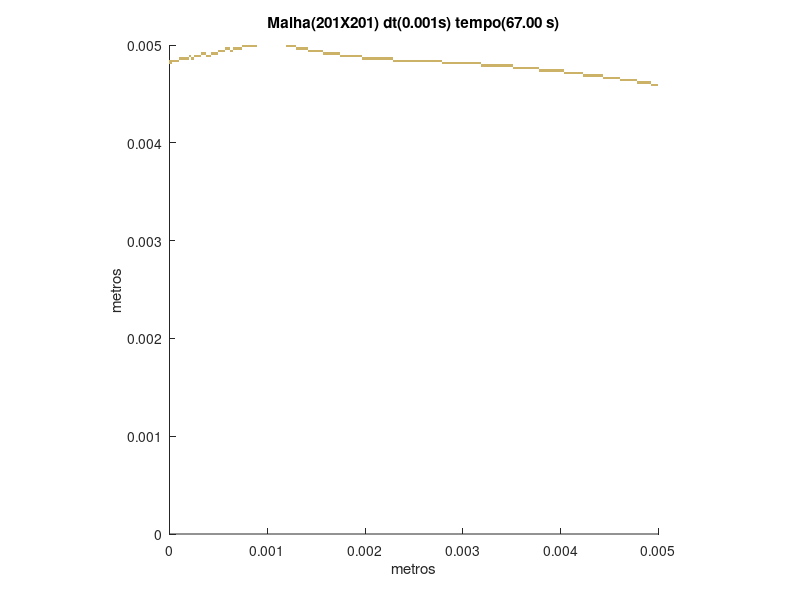

This figure's MATLAB source:
set (gca,'PlotBoxAspectRatio',[1 1 1],'Xlim',[0,0.005],'Ylim',[0,0.005])
hold on
title('Malha(201X201) dt(0.001s) tempo(67.00 s)')
hold on
ylabel('metros')
hold on
xlabel('metros')
hold on

fill([0.00492537313432836 0.00492537313432836 0.00495024875621891 0.00495024875621891],[0.0045771144278607 0.00460199004975124 0.00460199004975124 0.0045771144278607],[0.8,0.7,0.4],'LineStyle','none')

fill([0.00495024875621891 0.00495024875621891 0.00497512437810945 0.00497512437810945],[0.0045771144278607 0.00460199004975124 0.00460199004975124 0.0045771144278607],[0.8,0.7,0.4],'LineStyle','none')

fill([0.00497512437810945 0.00497512437810945 0.005 0.005],[0.0045771144278607 0.00460199004975124 0.00460199004975124 0.0045771144278607],[0.8,0.7,0.4],'LineStyle','none')

fill([0.00477611940298507 0.00477611940298507 0.00480099502487562 0.00480099502487562],[0.00460199004975124 0.00462686567164179 0.00462686567164179 0.00460199004975124],[0.8,0.7,0.4],'LineStyle','none')

fill([0.00480099502487562 0.00480099502487562 0.00482587064676617 0.00482587064676617],[0.00460199004975124 0.00462686567164179 0.00462686567164179 0.00460199004975124],[0.8,0.7,0.4],'LineStyle','none')

fill([0.00482587064676617 0.00482587064676617 0.00485074626865672 0.00485074626865672],[0.00460199004975124 0.00462686567164179 0.00462686567164179 0.00460199004975124],[0.8,0.7,0.4],'LineStyle','none')

fill([0.00485074626865672 0.00485074626865672 0.00487562189054726 0.00487562189054726],[0.00460199004975124 0.00462686567164179 0.00462686567164179 0.00460199004975124],[0.8,0.7,0.4],'LineStyle','none')

fill([0.00487562189054726 0.00487562189054726 0.00490049751243781 0.00490049751243781],[0.00460199004975124 0.00462686567164179 0.00462686567164179 0.00460199004975124],[0.8,0.7,0.4],'LineStyle','none')

fill([0.00490049751243781 0.00490049751243781 0.00492537313432836 0.00492537313432836],[0.00460199004975124 0.00462686567164179 0.00462686567164179 0.00460199004975124],[0.8,0.7,0.4],'LineStyle','none')

fill([0.00460199004975124 0.00460199004975124 0.00462686567164179 0.00462686567164179],[0.00462686567164179 0.00465174129353234 0.00465174129353234 0.00462686567164179],[0.8,0.7,0.4],'LineStyle','none')

fill([0.00462686567164179 0.00462686567164179 0.00465174129353234 0.00465174129353234],[0.00462686567164179 0.00465174129353234 0.00465174129353234 0.00462686567164179],[0.8,0.7,0.4],'LineStyle','none')

fill([0.00465174129353234 0.00465174129353234 0.00467661691542289 0.00467661691542289],[0.00462686567164179 0.00465174129353234 0.00465174129353234 0.00462686567164179],[0.8,0.7,0.4],'LineStyle','none')

fill([0.00467661691542289 0.00467661691542289 0.00470149253731343 0.00470149253731343],[0.00462686567164179 0.00465174129353234 0.00465174129353234 0.00462686567164179],[0.8,0.7,0.4],'LineStyle','none')

fill([0.00470149253731343 0.00470149253731343 0.00472636815920398 0.00472636815920398],[0.00462686567164179 0.00465174129353234 0.00465174129353234 0.00462686567164179],[0.8,0.7,0.4],'LineStyle','none')

fill([0.00472636815920398 0.00472636815920398 0.00475124378109453 0.00475124378109453],[0.00462686567164179 0.00465174129353234 0.00465174129353234 0.00462686567164179],[0.8,0.7,0.4],'LineStyle','none')

fill([0.00475124378109453 0.00475124378109453 0.00477611940298507 0.00477611940298507],[0.00462686567164179 0.00465174129353234 0.00465174129353234 0.00462686567164179],[0.8,0.7,0.4],'LineStyle','none')

fill([0.00442786069651741 0.00442786069651741 0.00445273631840796 0.00445273631840796],[0.00465174129353234 0.00467661691542289 0.00467661691542289 0.00465174129353234],[0.8,0.7,0.4],'LineStyle','none')

fill([0.00445273631840796 0.00445273631840796 0.00447761194029851 0.00447761194029851],[0.00465174129353234 0.00467661691542289 0.00467661691542289 0.00465174129353234],[0.8,0.7,0.4],'LineStyle','none')

fill([0.00447761194029851 0.00447761194029851 0.00450248756218905 0.00450248756218905],[0.00465174129353234 0.00467661691542289 0.00467661691542289 0.00465174129353234],[0.8,0.7,0.4],'LineStyle','none')

fill([0.00450248756218905 0.00450248756218905 0.0045273631840796 0.0045273631840796],[0.00465174129353234 0.00467661691542289 0.00467661691542289 0.00465174129353234],[0.8,0.7,0.4],'LineStyle','none')

fill([0.0045273631840796 0.0045273631840796 0.00455223880597015 0.00455223880597015],[0.00465174129353234 0.00467661691542289 0.00467661691542289 0.00465174129353234],[0.8,0.7,0.4],'LineStyle','none')

fill([0.00455223880597015 0.00455223880597015 0.0045771144278607 0.0045771144278607],[0.00465174129353234 0.00467661691542289 0.00467661691542289 0.00465174129353234],[0.8,0.7,0.4],'LineStyle','none')

fill([0.0045771144278607 0.0045771144278607 0.00460199004975124 0.00460199004975124],[0.00465174129353234 0.00467661691542289 0.00467661691542289 0.00465174129353234],[0.8,0.7,0.4],'LineStyle','none')

fill([0.00422885572139303 0.00422885572139303 0.00425373134328358 0.00425373134328358],[0.00467661691542289 0.00470149253731343 0.00470149253731343 0.00467661691542289],[0.8,0.7,0.4],'LineStyle','none')

fill([0.00425373134328358 0.00425373134328358 0.00427860696517413 0.00427860696517413],[0.00467661691542289 0.00470149253731343 0.00470149253731343 0.00467661691542289],[0.8,0.7,0.4],'LineStyle','none')

fill([0.00427860696517413 0.00427860696517413 0.00430348258706468 0.00430348258706468],[0.00467661691542289 0.00470149253731343 0.00470149253731343 0.00467661691542289],[0.8,0.7,0.4],'LineStyle','none')

fill([0.00430348258706468 0.00430348258706468 0.00432835820895522 0.00432835820895522],[0.00467661691542289 0.00470149253731343 0.00470149253731343 0.00467661691542289],[0.8,0.7,0.4],'LineStyle','none')

fill([0.00432835820895522 0.00432835820895522 0.00435323383084577 0.00435323383084577],[0.00467661691542289 0.00470149253731343 0.00470149253731343 0.00467661691542289],[0.8,0.7,0.4],'LineStyle','none')

fill([0.00435323383084577 0.00435323383084577 0.00437810945273632 0.00437810945273632],[0.00467661691542289 0.00470149253731343 0.00470149253731343 0.00467661691542289],[0.8,0.7,0.4],'LineStyle','none')

fill([0.00437810945273632 0.00437810945273632 0.00440298507462687 0.00440298507462687],[0.00467661691542289 0.00470149253731343 0.00470149253731343 0.00467661691542289],[0.8,0.7,0.4],'LineStyle','none')

fill([0.00440298507462687 0.00440298507462687 0.00442786069651741 0.00442786069651741],[0.00467661691542289 0.00470149253731343 0.00470149253731343 0.00467661691542289],[0.8,0.7,0.4],'LineStyle','none')

fill([0.00402985074626866 0.00402985074626866 0.0040547263681592 0.0040547263681592],[0.00470149253731343 0.00472636815920398 0.00472636815920398 0.00470149253731343],[0.8,0.7,0.4],'LineStyle','none')

fill([0.0040547263681592 0.0040547263681592 0.00407960199004975 0.00407960199004975],[0.00470149253731343 0.00472636815920398 0.00472636815920398 0.00470149253731343],[0.8,0.7,0.4],'LineStyle','none')

fill([0.00407960199004975 0.00407960199004975 0.0041044776119403 0.0041044776119403],[0.00470149253731343 0.00472636815920398 0.00472636815920398 0.00470149253731343],[0.8,0.7,0.4],'LineStyle','none')

fill([0.0041044776119403 0.0041044776119403 0.00412935323383085 0.00412935323383085],[0.00470149253731343 0.00472636815920398 0.00472636815920398 0.00470149253731343],[0.8,0.7,0.4],'LineStyle','none')

fill([0.00412935323383085 0.00412935323383085 0.00415422885572139 0.00415422885572139],[0.00470149253731343 0.00472636815920398 0.00472636815920398 0.00470149253731343],[0.8,0.7,0.4],'LineStyle','none')

fill([0.00415422885572139 0.00415422885572139 0.00417910447761194 0.00417910447761194],[0.00470149253731343 0.00472636815920398 0.00472636815920398 0.00470149253731343],[0.8,0.7,0.4],'LineStyle','none')

fill([0.00417910447761194 0.00417910447761194 0.00420398009950249 0.00420398009950249],[0.00470149253731343 0.00472636815920398 0.00472636815920398 0.00470149253731343],[0.8,0.7,0.4],'LineStyle','none')

fill([0.00420398009950249 0.00420398009950249 0.00422885572139303 0.00422885572139303],[0.00470149253731343 0.00472636815920398 0.00472636815920398 0.00470149253731343],[0.8,0.7,0.4],'LineStyle','none')

fill([0.00378109452736318 0.00378109452736318 0.00380597014925373 0.00380597014925373],[0.00472636815920398 0.00475124378109453 0.00475124378109453 0.00472636815920398],[0.8,0.7,0.4],'LineStyle','none')

fill([0.00380597014925373 0.00380597014925373 0.00383084577114428 0.00383084577114428],[0.00472636815920398 0.00475124378109453 0.00475124378109453 0.00472636815920398],[0.8,0.7,0.4],'LineStyle','none')

fill([0.00383084577114428 0.00383084577114428 0.00385572139303483 0.00385572139303483],[0.00472636815920398 0.00475124378109453 0.00475124378109453 0.00472636815920398],[0.8,0.7,0.4],'LineStyle','none')

fill([0.00385572139303483 0.00385572139303483 0.00388059701492537 0.00388059701492537],[0.00472636815920398 0.00475124378109453 0.00475124378109453 0.00472636815920398],[0.8,0.7,0.4],'LineStyle','none')

fill([0.00388059701492537 0.00388059701492537 0.00390547263681592 0.00390547263681592],[0.00472636815920398 0.00475124378109453 0.00475124378109453 0.00472636815920398],[0.8,0.7,0.4],'LineStyle','none')

fill([0.00390547263681592 0.00390547263681592 0.00393034825870647 0.00393034825870647],[0.00472636815920398 0.00475124378109453 0.00475124378109453 0.00472636815920398],[0.8,0.7,0.4],'LineStyle','none')

fill([0.00393034825870647 0.00393034825870647 0.00395522388059701 0.00395522388059701],[0.00472636815920398 0.00475124378109453 0.00475124378109453 0.00472636815920398],[0.8,0.7,0.4],'LineStyle','none')

fill([0.00395522388059701 0.00395522388059701 0.00398009950248756 0.00398009950248756],[0.00472636815920398 0.00475124378109453 0.00475124378109453 0.00472636815920398],[0.8,0.7,0.4],'LineStyle','none')

fill([0.00398009950248756 0.00398009950248756 0.00400497512437811 0.00400497512437811],[0.00472636815920398 0.00475124378109453 0.00475124378109453 0.00472636815920398],[0.8,0.7,0.4],'LineStyle','none')

fill([0.00400497512437811 0.00400497512437811 0.00402985074626866 0.00402985074626866],[0.00472636815920398 0.00475124378109453 0.00475124378109453 0.00472636815920398],[0.8,0.7,0.4],'LineStyle','none')

fill([0.00350746268656716 0.00350746268656716 0.00353233830845771 0.00353233830845771],[0.00475124378109453 0.00477611940298507 0.00477611940298507 0.00475124378109453],[0.8,0.7,0.4],'LineStyle','none')

fill([0.00353233830845771 0.00353233830845771 0.00355721393034826 0.00355721393034826],[0.00475124378109453 0.00477611940298507 0.00477611940298507 0.00475124378109453],[0.8,0.7,0.4],'LineStyle','none')

fill([0.00355721393034826 0.00355721393034826 0.00358208955223881 0.00358208955223881],[0.00475124378109453 0.00477611940298507 0.00477611940298507 0.00475124378109453],[0.8,0.7,0.4],'LineStyle','none')

fill([0.00358208955223881 0.00358208955223881 0.00360696517412935 0.00360696517412935],[0.00475124378109453 0.00477611940298507 0.00477611940298507 0.00475124378109453],[0.8,0.7,0.4],'LineStyle','none')

fill([0.00360696517412935 0.00360696517412935 0.0036318407960199 0.0036318407960199],[0.00475124378109453 0.00477611940298507 0.00477611940298507 0.00475124378109453],[0.8,0.7,0.4],'LineStyle','none')

fill([0.0036318407960199 0.0036318407960199 0.00365671641791045 0.00365671641791045],[0.00475124378109453 0.00477611940298507 0.00477611940298507 0.00475124378109453],[0.8,0.7,0.4],'LineStyle','none')

fill([0.00365671641791045 0.00365671641791045 0.003681592039801 0.003681592039801],[0.00475124378109453 0.00477611940298507 0.00477611940298507 0.00475124378109453],[0.8,0.7,0.4],'LineStyle','none')

fill([0.003681592039801 0.003681592039801 0.00370646766169154 0.00370646766169154],[0.00475124378109453 0.00477611940298507 0.00477611940298507 0.00475124378109453],[0.8,0.7,0.4],'LineStyle','none')

fill([0.00370646766169154 0.00370646766169154 0.00373134328358209 0.00373134328358209],[0.00475124378109453 0.00477611940298507 0.00477611940298507 0.00475124378109453],[0.8,0.7,0.4],'LineStyle','none')

fill([0.00373134328358209 0.00373134328358209 0.00375621890547264 0.00375621890547264],[0.00475124378109453 0.00477611940298507 0.00477611940298507 0.00475124378109453],[0.8,0.7,0.4],'LineStyle','none')

fill([0.00375621890547264 0.00375621890547264 0.00378109452736318 0.00378109452736318],[0.00475124378109453 0.00477611940298507 0.00477611940298507 0.00475124378109453],[0.8,0.7,0.4],'LineStyle','none')

fill([0.00318407960199005 0.00318407960199005 0.0032089552238806 0.0032089552238806],[0.00477611940298507 0.00480099502487562 0.00480099502487562 0.00477611940298507],[0.8,0.7,0.4],'LineStyle','none')

fill([0.0032089552238806 0.0032089552238806 0.00323383084577114 0.00323383084577114],[0.00477611940298507 0.00480099502487562 0.00480099502487562 0.00477611940298507],[0.8,0.7,0.4],'LineStyle','none')

fill([0.00323383084577114 0.00323383084577114 0.00325870646766169 0.00325870646766169],[0.00477611940298507 0.00480099502487562 0.00480099502487562 0.00477611940298507],[0.8,0.7,0.4],'LineStyle','none')

fill([0.00325870646766169 0.00325870646766169 0.00328358208955224 0.00328358208955224],[0.00477611940298507 0.00480099502487562 0.00480099502487562 0.00477611940298507],[0.8,0.7,0.4],'LineStyle','none')

fill([0.00328358208955224 0.00328358208955224 0.00330845771144279 0.00330845771144279],[0.00477611940298507 0.00480099502487562 0.00480099502487562 0.00477611940298507],[0.8,0.7,0.4],'LineStyle','none')

fill([0.00330845771144279 0.00330845771144279 0.00333333333333333 0.00333333333333333],[0.00477611940298507 0.00480099502487562 0.00480099502487562 0.00477611940298507],[0.8,0.7,0.4],'LineStyle','none')

fill([0.00333333333333333 0.00333333333333333 0.00335820895522388 0.00335820895522388],[0.00477611940298507 0.00480099502487562 0.00480099502487562 0.00477611940298507],[0.8,0.7,0.4],'LineStyle','none')

fill([0.00335820895522388 0.00335820895522388 0.00338308457711443 0.00338308457711443],[0.00477611940298507 0.00480099502487562 0.00480099502487562 0.00477611940298507],[0.8,0.7,0.4],'LineStyle','none')

fill([0.00338308457711443 0.00338308457711443 0.00340796019900498 0.00340796019900498],[0.00477611940298507 0.00480099502487562 0.00480099502487562 0.00477611940298507],[0.8,0.7,0.4],'LineStyle','none')

fill([0.00340796019900498 0.00340796019900498 0.00343283582089552 0.00343283582089552],[0.00477611940298507 0.00480099502487562 0.00480099502487562 0.00477611940298507],[0.8,0.7,0.4],'LineStyle','none')

fill([0.00343283582089552 0.00343283582089552 0.00345771144278607 0.00345771144278607],[0.00477611940298507 0.00480099502487562 0.00480099502487562 0.00477611940298507],[0.8,0.7,0.4],'LineStyle','none')

fill([0.00345771144278607 0.00345771144278607 0.00348258706467662 0.00348258706467662],[0.00477611940298507 0.00480099502487562 0.00480099502487562 0.00477611940298507],[0.8,0.7,0.4],'LineStyle','none')

fill([0.00348258706467662 0.00348258706467662 0.00350746268656716 0.00350746268656716],[0.00477611940298507 0.00480099502487562 0.00480099502487562 0.00477611940298507],[0.8,0.7,0.4],'LineStyle','none')

fill([0 0 2.48756218905473E-05 2.48756218905473E-05],[0.00480099502487562 0.00482587064676617 0.00482587064676617 0.00480099502487562],[0.8,0.7,0.4],'LineStyle','none')

fill([0.00278606965174129 0.00278606965174129 0.00281094527363184 0.00281094527363184],[0.00480099502487562 0.00482587064676617 0.00482587064676617 0.00480099502487562],[0.8,0.7,0.4],'LineStyle','none')

fill([0.00281094527363184 0.00281094527363184 0.00283582089552239 0.00283582089552239],[0.00480099502487562 0.00482587064676617 0.00482587064676617 0.00480099502487562],[0.8,0.7,0.4],'LineStyle','none')

fill([0.00283582089552239 0.00283582089552239 0.00286069651741294 0.00286069651741294],[0.00480099502487562 0.00482587064676617 0.00482587064676617 0.00480099502487562],[0.8,0.7,0.4],'LineStyle','none')

fill([0.00286069651741294 0.00286069651741294 0.00288557213930348 0.00288557213930348],[0.00480099502487562 0.00482587064676617 0.00482587064676617 0.00480099502487562],[0.8,0.7,0.4],'LineStyle','none')

fill([0.00288557213930348 0.00288557213930348 0.00291044776119403 0.00291044776119403],[0.00480099502487562 0.00482587064676617 0.00482587064676617 0.00480099502487562],[0.8,0.7,0.4],'LineStyle','none')

fill([0.00291044776119403 0.00291044776119403 0.00293532338308458 0.00293532338308458],[0.00480099502487562 0.00482587064676617 0.00482587064676617 0.00480099502487562],[0.8,0.7,0.4],'LineStyle','none')

fill([0.00293532338308458 0.00293532338308458 0.00296019900497512 0.00296019900497512],[0.00480099502487562 0.00482587064676617 0.00482587064676617 0.00480099502487562],[0.8,0.7,0.4],'LineStyle','none')

fill([0.00296019900497512 0.00296019900497512 0.00298507462686567 0.00298507462686567],[0.00480099502487562 0.00482587064676617 0.00482587064676617 0.00480099502487562],[0.8,0.7,0.4],'LineStyle','none')

fill([0.00298507462686567 0.00298507462686567 0.00300995024875622 0.00300995024875622],[0.00480099502487562 0.00482587064676617 0.00482587064676617 0.00480099502487562],[0.8,0.7,0.4],'LineStyle','none')

fill([0.00300995024875622 0.00300995024875622 0.00303482587064677 0.00303482587064677],[0.00480099502487562 0.00482587064676617 0.00482587064676617 0.00480099502487562],[0.8,0.7,0.4],'LineStyle','none')

fill([0.00303482587064677 0.00303482587064677 0.00305970149253731 0.00305970149253731],[0.00480099502487562 0.00482587064676617 0.00482587064676617 0.00480099502487562],[0.8,0.7,0.4],'LineStyle','none')

fill([0.00305970149253731 0.00305970149253731 0.00308457711442786 0.00308457711442786],[0.00480099502487562 0.00482587064676617 0.00482587064676617 0.00480099502487562],[0.8,0.7,0.4],'LineStyle','none')

fill([0.00308457711442786 0.00308457711442786 0.00310945273631841 0.00310945273631841],[0.00480099502487562 0.00482587064676617 0.00482587064676617 0.00480099502487562],[0.8,0.7,0.4],'LineStyle','none')

fill([0.00310945273631841 0.00310945273631841 0.00313432835820896 0.00313432835820896],[0.00480099502487562 0.00482587064676617 0.00482587064676617 0.00480099502487562],[0.8,0.7,0.4],'LineStyle','none')

fill([0.00313432835820896 0.00313432835820896 0.0031592039800995 0.0031592039800995],[0.00480099502487562 0.00482587064676617 0.00482587064676617 0.00480099502487562],[0.8,0.7,0.4],'LineStyle','none')

fill([0.0031592039800995 0.0031592039800995 0.00318407960199005 0.00318407960199005],[0.00480099502487562 0.00482587064676617 0.00482587064676617 0.00480099502487562],[0.8,0.7,0.4],'LineStyle','none')

fill([0 0 2.48756218905473E-05 2.48756218905473E-05],[0.00482587064676617 0.00485074626865672 0.00485074626865672 0.00482587064676617],[0.8,0.7,0.4],'LineStyle','none')

fill([2.48756218905473E-05 2.48756218905473E-05 4.97512437810945E-05 4.97512437810945E-05],[0.00482587064676617 0.00485074626865672 0.00485074626865672 0.00482587064676617],[0.8,0.7,0.4],'LineStyle','none')

fill([4.97512437810945E-05 4.97512437810945E-05 7.46268656716418E-05 7.46268656716418E-05],[0.00482587064676617 0.00485074626865672 0.00485074626865672 0.00482587064676617],[0.8,0.7,0.4],'LineStyle','none')

fill([7.46268656716418E-05 7.46268656716418E-05 9.95024875621891E-05 9.95024875621891E-05],[0.00482587064676617 0.00485074626865672 0.00485074626865672 0.00482587064676617],[0.8,0.7,0.4],'LineStyle','none')

fill([0.00228855721393035 0.00228855721393035 0.0023134328358209 0.0023134328358209],[0.00482587064676617 0.00485074626865672 0.00485074626865672 0.00482587064676617],[0.8,0.7,0.4],'LineStyle','none')

fill([0.0023134328358209 0.0023134328358209 0.00233830845771144 0.00233830845771144],[0.00482587064676617 0.00485074626865672 0.00485074626865672 0.00482587064676617],[0.8,0.7,0.4],'LineStyle','none')

fill([0.00233830845771144 0.00233830845771144 0.00236318407960199 0.00236318407960199],[0.00482587064676617 0.00485074626865672 0.00485074626865672 0.00482587064676617],[0.8,0.7,0.4],'LineStyle','none')

fill([0.00236318407960199 0.00236318407960199 0.00238805970149254 0.00238805970149254],[0.00482587064676617 0.00485074626865672 0.00485074626865672 0.00482587064676617],[0.8,0.7,0.4],'LineStyle','none')

fill([0.00238805970149254 0.00238805970149254 0.00241293532338308 0.00241293532338308],[0.00482587064676617 0.00485074626865672 0.00485074626865672 0.00482587064676617],[0.8,0.7,0.4],'LineStyle','none')

fill([0.00241293532338308 0.00241293532338308 0.00243781094527363 0.00243781094527363],[0.00482587064676617 0.00485074626865672 0.00485074626865672 0.00482587064676617],[0.8,0.7,0.4],'LineStyle','none')

fill([0.00243781094527363 0.00243781094527363 0.00246268656716418 0.00246268656716418],[0.00482587064676617 0.00485074626865672 0.00485074626865672 0.00482587064676617],[0.8,0.7,0.4],'LineStyle','none')

fill([0.00246268656716418 0.00246268656716418 0.00248756218905473 0.00248756218905473],[0.00482587064676617 0.00485074626865672 0.00485074626865672 0.00482587064676617],[0.8,0.7,0.4],'LineStyle','none')

fill([0.00248756218905473 0.00248756218905473 0.00251243781094527 0.00251243781094527],[0.00482587064676617 0.00485074626865672 0.00485074626865672 0.00482587064676617],[0.8,0.7,0.4],'LineStyle','none')

fill([0.00251243781094527 0.00251243781094527 0.00253731343283582 0.00253731343283582],[0.00482587064676617 0.00485074626865672 0.00485074626865672 0.00482587064676617],[0.8,0.7,0.4],'LineStyle','none')

fill([0.00253731343283582 0.00253731343283582 0.00256218905472637 0.00256218905472637],[0.00482587064676617 0.00485074626865672 0.00485074626865672 0.00482587064676617],[0.8,0.7,0.4],'LineStyle','none')

fill([0.00256218905472637 0.00256218905472637 0.00258706467661692 0.00258706467661692],[0.00482587064676617 0.00485074626865672 0.00485074626865672 0.00482587064676617],[0.8,0.7,0.4],'LineStyle','none')

fill([0.00258706467661692 0.00258706467661692 0.00261194029850746 0.00261194029850746],[0.00482587064676617 0.00485074626865672 0.00485074626865672 0.00482587064676617],[0.8,0.7,0.4],'LineStyle','none')

fill([0.00261194029850746 0.00261194029850746 0.00263681592039801 0.00263681592039801],[0.00482587064676617 0.00485074626865672 0.00485074626865672 0.00482587064676617],[0.8,0.7,0.4],'LineStyle','none')

fill([0.00263681592039801 0.00263681592039801 0.00266169154228856 0.00266169154228856],[0.00482587064676617 0.00485074626865672 0.00485074626865672 0.00482587064676617],[0.8,0.7,0.4],'LineStyle','none')

fill([0.00266169154228856 0.00266169154228856 0.0026865671641791 0.0026865671641791],[0.00482587064676617 0.00485074626865672 0.00485074626865672 0.00482587064676617],[0.8,0.7,0.4],'LineStyle','none')

fill([0.0026865671641791 0.0026865671641791 0.00271144278606965 0.00271144278606965],[0.00482587064676617 0.00485074626865672 0.00485074626865672 0.00482587064676617],[0.8,0.7,0.4],'LineStyle','none')

fill([0.00271144278606965 0.00271144278606965 0.0027363184079602 0.0027363184079602],[0.00482587064676617 0.00485074626865672 0.00485074626865672 0.00482587064676617],[0.8,0.7,0.4],'LineStyle','none')

fill([0.0027363184079602 0.0027363184079602 0.00276119402985075 0.00276119402985075],[0.00482587064676617 0.00485074626865672 0.00485074626865672 0.00482587064676617],[0.8,0.7,0.4],'LineStyle','none')

fill([0.00276119402985075 0.00276119402985075 0.00278606965174129 0.00278606965174129],[0.00482587064676617 0.00485074626865672 0.00485074626865672 0.00482587064676617],[0.8,0.7,0.4],'LineStyle','none')

fill([9.95024875621891E-05 9.95024875621891E-05 0.000124378109452736 0.000124378109452736],[0.00485074626865672 0.00487562189054726 0.00487562189054726 0.00485074626865672],[0.8,0.7,0.4],'LineStyle','none')

fill([0.000124378109452736 0.000124378109452736 0.000149253731343284 0.000149253731343284],[0.00485074626865672 0.00487562189054726 0.00487562189054726 0.00485074626865672],[0.8,0.7,0.4],'LineStyle','none')

fill([0.000149253731343284 0.000149253731343284 0.000174129353233831 0.000174129353233831],[0.00485074626865672 0.00487562189054726 0.00487562189054726 0.00485074626865672],[0.8,0.7,0.4],'LineStyle','none')

fill([0.000174129353233831 0.000174129353233831 0.000199004975124378 0.000199004975124378],[0.00485074626865672 0.00487562189054726 0.00487562189054726 0.00485074626865672],[0.8,0.7,0.4],'LineStyle','none')

fill([0.000223880597014925 0.000223880597014925 0.000248756218905473 0.000248756218905473],[0.00485074626865672 0.00487562189054726 0.00487562189054726 0.00485074626865672],[0.8,0.7,0.4],'LineStyle','none')

fill([0.00196517412935323 0.00196517412935323 0.00199004975124378 0.00199004975124378],[0.00485074626865672 0.00487562189054726 0.00487562189054726 0.00485074626865672],[0.8,0.7,0.4],'LineStyle','none')

fill([0.00199004975124378 0.00199004975124378 0.00201492537313433 0.00201492537313433],[0.00485074626865672 0.00487562189054726 0.00487562189054726 0.00485074626865672],[0.8,0.7,0.4],'LineStyle','none')

fill([0.00201492537313433 0.00201492537313433 0.00203980099502488 0.00203980099502488],[0.00485074626865672 0.00487562189054726 0.00487562189054726 0.00485074626865672],[0.8,0.7,0.4],'LineStyle','none')

fill([0.00203980099502488 0.00203980099502488 0.00206467661691542 0.00206467661691542],[0.00485074626865672 0.00487562189054726 0.00487562189054726 0.00485074626865672],[0.8,0.7,0.4],'LineStyle','none')

fill([0.00206467661691542 0.00206467661691542 0.00208955223880597 0.00208955223880597],[0.00485074626865672 0.00487562189054726 0.00487562189054726 0.00485074626865672],[0.8,0.7,0.4],'LineStyle','none')

fill([0.00208955223880597 0.00208955223880597 0.00211442786069652 0.00211442786069652],[0.00485074626865672 0.00487562189054726 0.00487562189054726 0.00485074626865672],[0.8,0.7,0.4],'LineStyle','none')

fill([0.00211442786069652 0.00211442786069652 0.00213930348258706 0.00213930348258706],[0.00485074626865672 0.00487562189054726 0.00487562189054726 0.00485074626865672],[0.8,0.7,0.4],'LineStyle','none')

fill([0.00213930348258706 0.00213930348258706 0.00216417910447761 0.00216417910447761],[0.00485074626865672 0.00487562189054726 0.00487562189054726 0.00485074626865672],[0.8,0.7,0.4],'LineStyle','none')

fill([0.00216417910447761 0.00216417910447761 0.00218905472636816 0.00218905472636816],[0.00485074626865672 0.00487562189054726 0.00487562189054726 0.00485074626865672],[0.8,0.7,0.4],'LineStyle','none')

fill([0.00218905472636816 0.00218905472636816 0.00221393034825871 0.00221393034825871],[0.00485074626865672 0.00487562189054726 0.00487562189054726 0.00485074626865672],[0.8,0.7,0.4],'LineStyle','none')

fill([0.00221393034825871 0.00221393034825871 0.00223880597014925 0.00223880597014925],[0.00485074626865672 0.00487562189054726 0.00487562189054726 0.00485074626865672],[0.8,0.7,0.4],'LineStyle','none')

fill([0.00223880597014925 0.00223880597014925 0.0022636815920398 0.0022636815920398],[0.00485074626865672 0.00487562189054726 0.00487562189054726 0.00485074626865672],[0.8,0.7,0.4],'LineStyle','none')

fill([0.0022636815920398 0.0022636815920398 0.00228855721393035 0.00228855721393035],[0.00485074626865672 0.00487562189054726 0.00487562189054726 0.00485074626865672],[0.8,0.7,0.4],'LineStyle','none')

fill([0.000199004975124378 0.000199004975124378 0.000223880597014925 0.000223880597014925],[0.00487562189054726 0.00490049751243781 0.00490049751243781 0.00487562189054726],[0.8,0.7,0.4],'LineStyle','none')

fill([0.000248756218905473 0.000248756218905473 0.00027363184079602 0.00027363184079602],[0.00487562189054726 0.00490049751243781 0.00490049751243781 0.00487562189054726],[0.8,0.7,0.4],'LineStyle','none')

fill([0.00027363184079602 0.00027363184079602 0.000298507462686567 0.000298507462686567],[0.00487562189054726 0.00490049751243781 0.00490049751243781 0.00487562189054726],[0.8,0.7,0.4],'LineStyle','none')

fill([0.000298507462686567 0.000298507462686567 0.000323383084577114 0.000323383084577114],[0.00487562189054726 0.00490049751243781 0.00490049751243781 0.00487562189054726],[0.8,0.7,0.4],'LineStyle','none')

fill([0.000373134328358209 0.000373134328358209 0.000398009950248756 0.000398009950248756],[0.00487562189054726 0.00490049751243781 0.00490049751243781 0.00487562189054726],[0.8,0.7,0.4],'LineStyle','none')

fill([0.000398009950248756 0.000398009950248756 0.000422885572139303 0.000422885572139303],[0.00487562189054726 0.00490049751243781 0.00490049751243781 0.00487562189054726],[0.8,0.7,0.4],'LineStyle','none')

fill([0.00174129353233831 0.00174129353233831 0.00176616915422886 0.00176616915422886],[0.00487562189054726 0.00490049751243781 0.00490049751243781 0.00487562189054726],[0.8,0.7,0.4],'LineStyle','none')

fill([0.00176616915422886 0.00176616915422886 0.0017910447761194 0.0017910447761194],[0.00487562189054726 0.00490049751243781 0.00490049751243781 0.00487562189054726],[0.8,0.7,0.4],'LineStyle','none')

fill([0.0017910447761194 0.0017910447761194 0.00181592039800995 0.00181592039800995],[0.00487562189054726 0.00490049751243781 0.00490049751243781 0.00487562189054726],[0.8,0.7,0.4],'LineStyle','none')

fill([0.00181592039800995 0.00181592039800995 0.0018407960199005 0.0018407960199005],[0.00487562189054726 0.00490049751243781 0.00490049751243781 0.00487562189054726],[0.8,0.7,0.4],'LineStyle','none')

fill([0.0018407960199005 0.0018407960199005 0.00186567164179104 0.00186567164179104],[0.00487562189054726 0.00490049751243781 0.00490049751243781 0.00487562189054726],[0.8,0.7,0.4],'LineStyle','none')

fill([0.00186567164179104 0.00186567164179104 0.00189054726368159 0.00189054726368159],[0.00487562189054726 0.00490049751243781 0.00490049751243781 0.00487562189054726],[0.8,0.7,0.4],'LineStyle','none')

fill([0.00189054726368159 0.00189054726368159 0.00191542288557214 0.00191542288557214],[0.00487562189054726 0.00490049751243781 0.00490049751243781 0.00487562189054726],[0.8,0.7,0.4],'LineStyle','none')

fill([0.00191542288557214 0.00191542288557214 0.00194029850746269 0.00194029850746269],[0.00487562189054726 0.00490049751243781 0.00490049751243781 0.00487562189054726],[0.8,0.7,0.4],'LineStyle','none')

fill([0.00194029850746269 0.00194029850746269 0.00196517412935323 0.00196517412935323],[0.00487562189054726 0.00490049751243781 0.00490049751243781 0.00487562189054726],[0.8,0.7,0.4],'LineStyle','none')

fill([0.000323383084577114 0.000323383084577114 0.000348258706467662 0.000348258706467662],[0.00490049751243781 0.00492537313432836 0.00492537313432836 0.00490049751243781],[0.8,0.7,0.4],'LineStyle','none')

fill([0.000348258706467662 0.000348258706467662 0.000373134328358209 0.000373134328358209],[0.00490049751243781 0.00492537313432836 0.00492537313432836 0.00490049751243781],[0.8,0.7,0.4],'LineStyle','none')

fill([0.000422885572139303 0.000422885572139303 0.000447761194029851 0.000447761194029851],[0.00490049751243781 0.00492537313432836 0.00492537313432836 0.00490049751243781],[0.8,0.7,0.4],'LineStyle','none')

fill([0.000447761194029851 0.000447761194029851 0.000472636815920398 0.000472636815920398],[0.00490049751243781 0.00492537313432836 0.00492537313432836 0.00490049751243781],[0.8,0.7,0.4],'LineStyle','none')

fill([0.000472636815920398 0.000472636815920398 0.000497512437810945 0.000497512437810945],[0.00490049751243781 0.00492537313432836 0.00492537313432836 0.00490049751243781],[0.8,0.7,0.4],'LineStyle','none')

fill([0.00156716417910448 0.00156716417910448 0.00159203980099502 0.00159203980099502],[0.00490049751243781 0.00492537313432836 0.00492537313432836 0.00490049751243781],[0.8,0.7,0.4],'LineStyle','none')

fill([0.00159203980099502 0.00159203980099502 0.00161691542288557 0.00161691542288557],[0.00490049751243781 0.00492537313432836 0.00492537313432836 0.00490049751243781],[0.8,0.7,0.4],'LineStyle','none')

fill([0.00161691542288557 0.00161691542288557 0.00164179104477612 0.00164179104477612],[0.00490049751243781 0.00492537313432836 0.00492537313432836 0.00490049751243781],[0.8,0.7,0.4],'LineStyle','none')

fill([0.00164179104477612 0.00164179104477612 0.00166666666666667 0.00166666666666667],[0.00490049751243781 0.00492537313432836 0.00492537313432836 0.00490049751243781],[0.8,0.7,0.4],'LineStyle','none')

fill([0.00166666666666667 0.00166666666666667 0.00169154228855721 0.00169154228855721],[0.00490049751243781 0.00492537313432836 0.00492537313432836 0.00490049751243781],[0.8,0.7,0.4],'LineStyle','none')

fill([0.00169154228855721 0.00169154228855721 0.00171641791044776 0.00171641791044776],[0.00490049751243781 0.00492537313432836 0.00492537313432836 0.00490049751243781],[0.8,0.7,0.4],'LineStyle','none')

fill([0.00171641791044776 0.00171641791044776 0.00174129353233831 0.00174129353233831],[0.00490049751243781 0.00492537313432836 0.00492537313432836 0.00490049751243781],[0.8,0.7,0.4],'LineStyle','none')

fill([0.000497512437810945 0.000497512437810945 0.000522388059701492 0.000522388059701492],[0.00492537313432836 0.00495024875621891 0.00495024875621891 0.00492537313432836],[0.8,0.7,0.4],'LineStyle','none')

fill([0.000522388059701492 0.000522388059701492 0.00054726368159204 0.00054726368159204],[0.00492537313432836 0.00495024875621891 0.00495024875621891 0.00492537313432836],[0.8,0.7,0.4],'LineStyle','none')

fill([0.00054726368159204 0.00054726368159204 0.000572139303482587 0.000572139303482587],[0.00492537313432836 0.00495024875621891 0.00495024875621891 0.00492537313432836],[0.8,0.7,0.4],'LineStyle','none')

fill([0.000621890547263682 0.000621890547263682 0.000646766169154229 0.000646766169154229],[0.00492537313432836 0.00495024875621891 0.00495024875621891 0.00492537313432836],[0.8,0.7,0.4],'LineStyle','none')

fill([0.00141791044776119 0.00141791044776119 0.00144278606965174 0.00144278606965174],[0.00492537313432836 0.00495024875621891 0.00495024875621891 0.00492537313432836],[0.8,0.7,0.4],'LineStyle','none')

fill([0.00144278606965174 0.00144278606965174 0.00146766169154229 0.00146766169154229],[0.00492537313432836 0.00495024875621891 0.00495024875621891 0.00492537313432836],[0.8,0.7,0.4],'LineStyle','none')

fill([0.00146766169154229 0.00146766169154229 0.00149253731343284 0.00149253731343284],[0.00492537313432836 0.00495024875621891 0.00495024875621891 0.00492537313432836],[0.8,0.7,0.4],'LineStyle','none')

fill([0.00149253731343284 0.00149253731343284 0.00151741293532338 0.00151741293532338],[0.00492537313432836 0.00495024875621891 0.00495024875621891 0.00492537313432836],[0.8,0.7,0.4],'LineStyle','none')

fill([0.00151741293532338 0.00151741293532338 0.00154228855721393 0.00154228855721393],[0.00492537313432836 0.00495024875621891 0.00495024875621891 0.00492537313432836],[0.8,0.7,0.4],'LineStyle','none')

fill([0.00154228855721393 0.00154228855721393 0.00156716417910448 0.00156716417910448],[0.00492537313432836 0.00495024875621891 0.00495024875621891 0.00492537313432836],[0.8,0.7,0.4],'LineStyle','none')

fill([0.000572139303482587 0.000572139303482587 0.000597014925373134 0.000597014925373134],[0.00495024875621891 0.00497512437810945 0.00497512437810945 0.00495024875621891],[0.8,0.7,0.4],'LineStyle','none')

fill([0.000597014925373134 0.000597014925373134 0.000621890547263682 0.000621890547263682],[0.00495024875621891 0.00497512437810945 0.00497512437810945 0.00495024875621891],[0.8,0.7,0.4],'LineStyle','none')

fill([0.000646766169154229 0.000646766169154229 0.000671641791044776 0.000671641791044776],[0.00495024875621891 0.00497512437810945 0.00497512437810945 0.00495024875621891],[0.8,0.7,0.4],'LineStyle','none')

fill([0.000671641791044776 0.000671641791044776 0.000696517412935323 0.000696517412935323],[0.00495024875621891 0.00497512437810945 0.00497512437810945 0.00495024875621891],[0.8,0.7,0.4],'LineStyle','none')

fill([0.000696517412935323 0.000696517412935323 0.000721393034825871 0.000721393034825871],[0.00495024875621891 0.00497512437810945 0.00497512437810945 0.00495024875621891],[0.8,0.7,0.4],'LineStyle','none')

fill([0.000721393034825871 0.000721393034825871 0.000746268656716418 0.000746268656716418],[0.00495024875621891 0.00497512437810945 0.00497512437810945 0.00495024875621891],[0.8,0.7,0.4],'LineStyle','none')

fill([0.00129353233830846 0.00129353233830846 0.001318407960199 0.001318407960199],[0.00495024875621891 0.00497512437810945 0.00497512437810945 0.00495024875621891],[0.8,0.7,0.4],'LineStyle','none')

fill([0.001318407960199 0.001318407960199 0.00134328358208955 0.00134328358208955],[0.00495024875621891 0.00497512437810945 0.00497512437810945 0.00495024875621891],[0.8,0.7,0.4],'LineStyle','none')

fill([0.00134328358208955 0.00134328358208955 0.0013681592039801 0.0013681592039801],[0.00495024875621891 0.00497512437810945 0.00497512437810945 0.00495024875621891],[0.8,0.7,0.4],'LineStyle','none')

fill([0.0013681592039801 0.0013681592039801 0.00139303482587065 0.00139303482587065],[0.00495024875621891 0.00497512437810945 0.00497512437810945 0.00495024875621891],[0.8,0.7,0.4],'LineStyle','none')

fill([0.00139303482587065 0.00139303482587065 0.00141791044776119 0.00141791044776119],[0.00495024875621891 0.00497512437810945 0.00497512437810945 0.00495024875621891],[0.8,0.7,0.4],'LineStyle','none')

fill([0.000746268656716418 0.000746268656716418 0.000771144278606965 0.000771144278606965],[0.00497512437810945 0.005 0.005 0.00497512437810945],[0.8,0.7,0.4],'LineStyle','none')

fill([0.000771144278606965 0.000771144278606965 0.000796019900497512 0.000796019900497512],[0.00497512437810945 0.005 0.005 0.00497512437810945],[0.8,0.7,0.4],'LineStyle','none')

fill([0.000796019900497512 0.000796019900497512 0.00082089552238806 0.00082089552238806],[0.00497512437810945 0.005 0.005 0.00497512437810945],[0.8,0.7,0.4],'LineStyle','none')

fill([0.00082089552238806 0.00082089552238806 0.000845771144278607 0.000845771144278607],[0.00497512437810945 0.005 0.005 0.00497512437810945],[0.8,0.7,0.4],'LineStyle','none')

fill([0.000845771144278607 0.000845771144278607 0.000870646766169154 0.000870646766169154],[0.00497512437810945 0.005 0.005 0.00497512437810945],[0.8,0.7,0.4],'LineStyle','none')

fill([0.000870646766169154 0.000870646766169154 0.000895522388059702 0.000895522388059702],[0.00497512437810945 0.005 0.005 0.00497512437810945],[0.8,0.7,0.4],'LineStyle','none')

fill([0.00119402985074627 0.00119402985074627 0.00121890547263682 0.00121890547263682],[0.00497512437810945 0.005 0.005 0.00497512437810945],[0.8,0.7,0.4],'LineStyle','none')

fill([0.00121890547263682 0.00121890547263682 0.00124378109452736 0.00124378109452736],[0.00497512437810945 0.005 0.005 0.00497512437810945],[0.8,0.7,0.4],'LineStyle','none')

fill([0.00124378109452736 0.00124378109452736 0.00126865671641791 0.00126865671641791],[0.00497512437810945 0.005 0.005 0.00497512437810945],[0.8,0.7,0.4],'LineStyle','none')

fill([0.00126865671641791 0.00126865671641791 0.00129353233830846 0.00129353233830846],[0.00497512437810945 0.005 0.005 0.00497512437810945],[0.8,0.7,0.4],'LineStyle','none')
